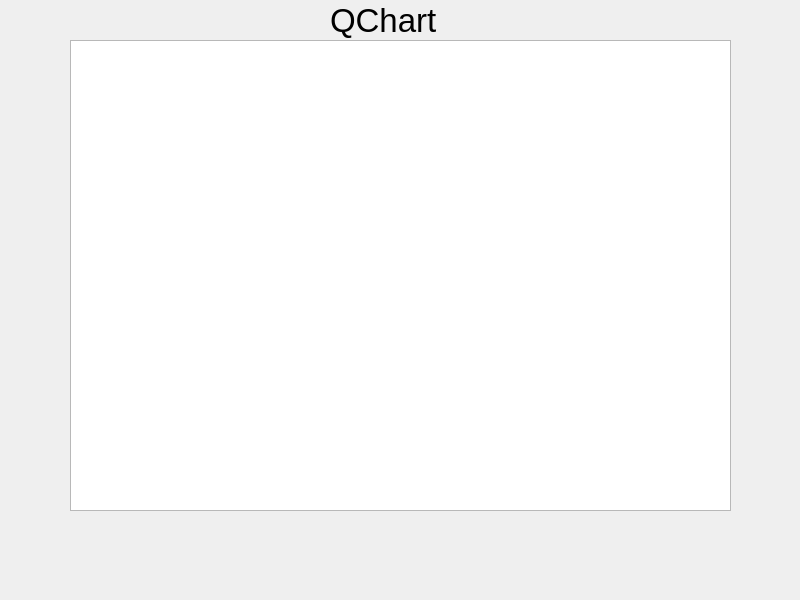
<?xml version="1.0" encoding="UTF-8"?>
<ui version="4.0">
 <class>Widget</class>
 <widget class="QWidget" name="Widget">
  <property name="geometry">
   <rect>
    <x>0</x>
    <y>0</y>
    <width>800</width>
    <height>600</height>
   </rect>
  </property>
  <property name="windowTitle">
   <string>Widget</string>
  </property>
  <widget class="QLabel" name="label">
   <property name="geometry">
    <rect>
     <x>330</x>
     <y>0</y>
     <width>111</width>
     <height>41</height>
    </rect>
   </property>
   <property name="font">
    <font>
     <pointsize>25</pointsize>
    </font>
   </property>
   <property name="text">
    <string>QChart</string>
   </property>
  </widget>
  <widget class="QChartView" name="graphicsView">
   <property name="geometry">
    <rect>
     <x>70</x>
     <y>40</y>
     <width>661</width>
     <height>471</height>
    </rect>
   </property>
  </widget>
 </widget>
 <customwidgets>
  <customwidget>
   <class>QChartView</class>
   <extends>QGraphicsView</extends>
   <header>qchartview.h</header>
  </customwidget>
 </customwidgets>
 <resources/>
 <connections/>
</ui>
